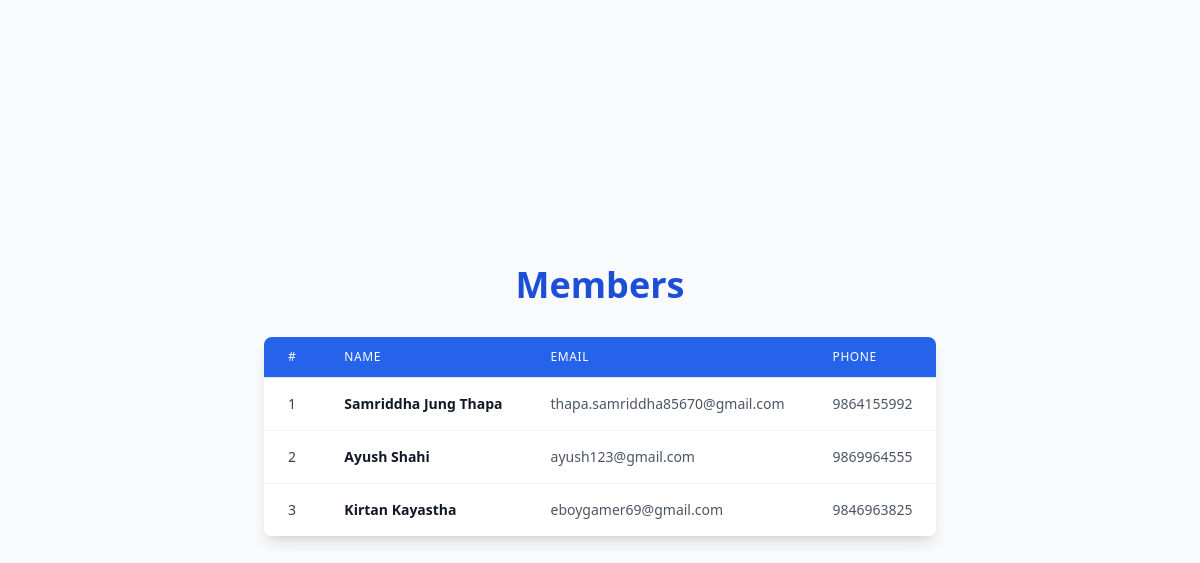
The page /blog/members/ on the database its author committed.
### blog/models.py (models this page shows, shortened)
class Members(models.Model):
    name = models.CharField(max_length=100)
    email = models.EmailField()
    phone = models.CharField(max_length=15)
    address = models.TextField()

### blog/views.py (the view)
# urls.py: path("members/", members, name='members'),
def members(request):
    members = Members.objects.all()
    return render(request, "members.html", {"members": members})

### blog/templates/members.html (shortened to what this page needs)
<!DOCTYPE html>
<html lang="en">
<head>
    <script src="https://cdn.tailwindcss.com"></script>
</head>
<body class="bg-gray-50 min-h-screen flex flex-col items-center justify-center">
    <h1 class="text-4xl font-bold text-blue-700 mb-8">Members</h1>
    <div class="overflow-x-auto w-full max-w-2xl shadow-lg rounded-lg bg-white">
        <table class="min-w-full divide-y divide-gray-200">
            <thead class="bg-blue-600">
                <tr>
                    <th class="px-6 py-3 text-left text-xs font-medium text-white uppercase tracking-wider">#</th>
                    <th class="px-6 py-3 text-left text-xs font-medium text-white uppercase tracking-wider">Name</th>
                    <th class="px-6 py-3 text-left text-xs font-medium text-white uppercase tracking-wider">Email</th>
                    <th class="px-6 py-3 text-left text-xs font-medium text-white uppercase tracking-wider">Phone</th>
                </tr>
            </thead>
            <tbody class="bg-white divide-y divide-gray-100">
                {% for member in members %}
                <tr class="hover:bg-blue-50 transition">
                    <td class="px-6 py-4 whitespace-nowrap text-sm text-gray-700">{{ forloop.counter }}</td>
                    <td class="px-6 py-4 whitespace-nowrap text-sm font-semibold text-gray-900">{{ member.name }}</td>
                    <td class="px-6 py-4 whitespace-nowrap text-sm text-gray-600">{{ member.email }}</td>
                    <td class="px-6 py-4 whitespace-nowrap text-sm text-gray-600">{{ member.phone }}</td>
                </tr>
                {% empty %}
                <tr>
                    <td colspan="3" class="px-6 py-4 text-center text-gray-400">No members found.</td>
                </tr>
                {% endfor %}
            </tbody>
        </table>
    </div>
</body>
</html>

### rows shown on the page
Members: name "Samriddha Jung Thapa", email "thapa.samriddha85670@gmail.com", phone "9864155992"
Members: name "Ayush Shahi", email "ayush123@gmail.com", phone "9869964555"
Members: name "Kirtan Kayastha", email "eboygamer69@gmail.com", phone "9846963825"
